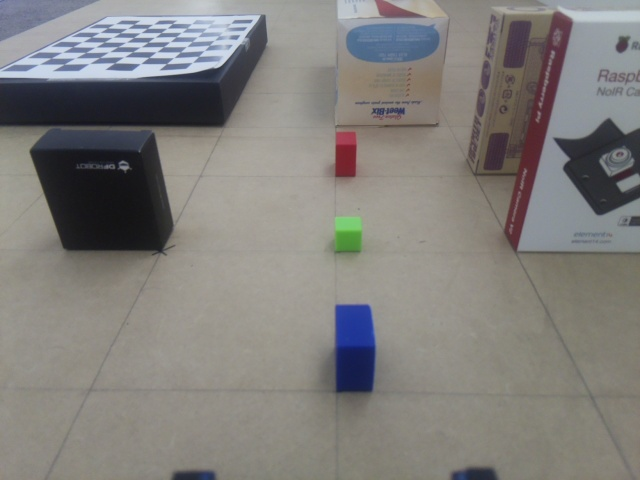
#> input picture image.png, 640 x 480 px
$ python HSL.py
#> lines starting #> are read from the running program, lines starting #| are printed output that depends on the picture; long printed decimals are rounded
import cv2
import matplotlib.pyplot as plt
import numpy as np

img = cv2.imread('image.png')
#> img is the input picture: shape (480, 640, 3); mean B, G, R 123.8, 126.8, 128.9
size = img.shape
#> size = (480, 640, 3)

plt.imshow(img)
# blue box, green box, red box, dfrobot box, camera box, weetbix box, chessbox
points_2D = np.array([(336.9,390.6), (335,251), (335,176.5), (160.6,249.1), (516.1,251.9), (475.6,173.7), (336,125.6), (222.8,124.6)], dtype="double")
xVec = []
yVec = []
for i in range(0,8):
    xVec.append(points_2D[i][0])
    yVec.append(points_2D[i][1])
print(xVec)
print(yVec)
plt.plot(xVec,yVec,'*',markersize=2,color='r')
plt.show()
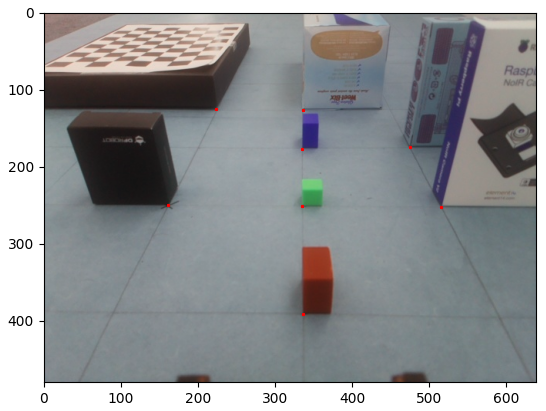
#> figure drawn by matplotlib, 1 panel; B, G, R data is drawn as R, G, B

points_3D = np.array([(30,0,25), (40,0,15), (50, 0, 25), (40,-10,61), (40,10,120),(50,10,107),(60,0,87),(60,-10,36)],dtype="double")

dist_coeffs = np.zeros((4,1))

focal_length = size[1]
#> focal_length = 640
center = (size[1]/2, size[0]/2)
#> center = (320, 240)
camera_matrix = np.array([[focal_length, 0, center[0]], [0, focal_length, center[1]], [0, 0, 1]], dtype="double")

(success, rotation_vector,translation_vector) = cv2.solvePnP(points_3D,points_2D,camera_matrix,dist_coeffs,flags=0)
#> success = True; rotation_vector = [0.0757, 0.291, 2.03]; translation_vector = [13, -58.43, -99.74]
print(rotation_vector)
#| [[0.07568]
#|  [0.2908]
#|  [2.028]]
print(translation_vector)
#| [[ 13.000]
#|  [-58.433]
#|  [-99.740]]

$ run again, with 1r5f.png copied over image.png
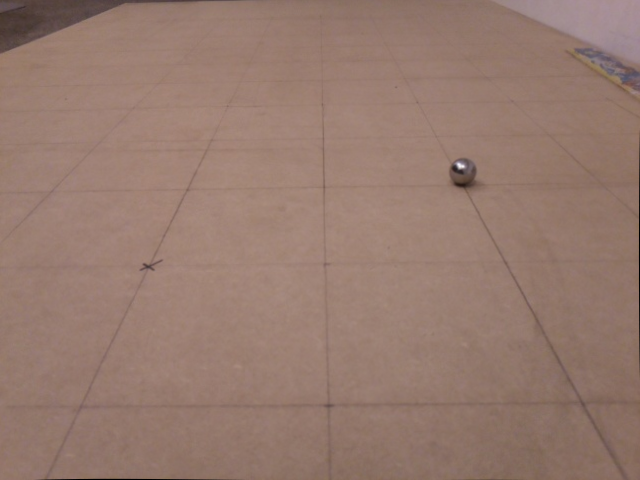
#> input picture 1r5f.png, 640 x 480 px
#> img is the input picture: shape (480, 640, 3); mean B, G, R 110.7, 122.2, 150.2
#> `plt.show()`:
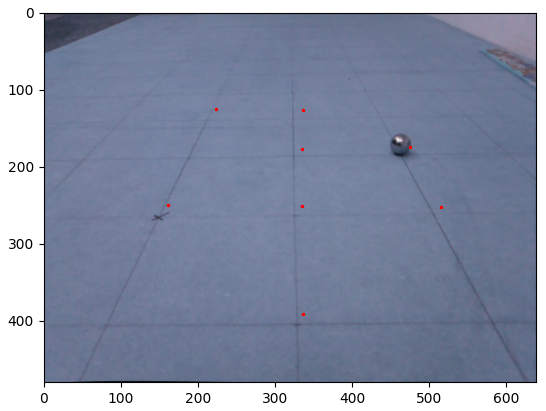
#> figure drawn by matplotlib, 1 panel; B, G, R data is drawn as R, G, B
#| [[0.07568]
#|  [0.2908]
#|  [2.028]]
#| [[ 13.000]
#|  [-58.433]
#|  [-99.740]]
